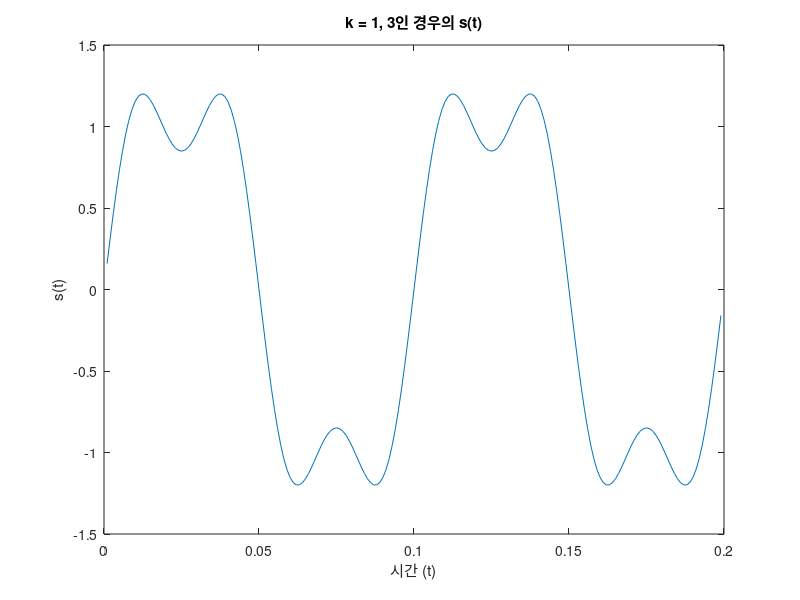
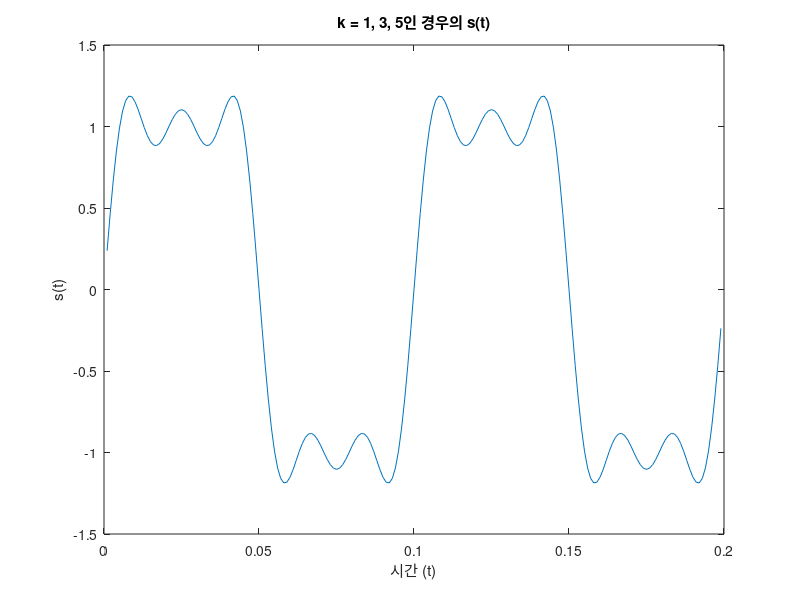
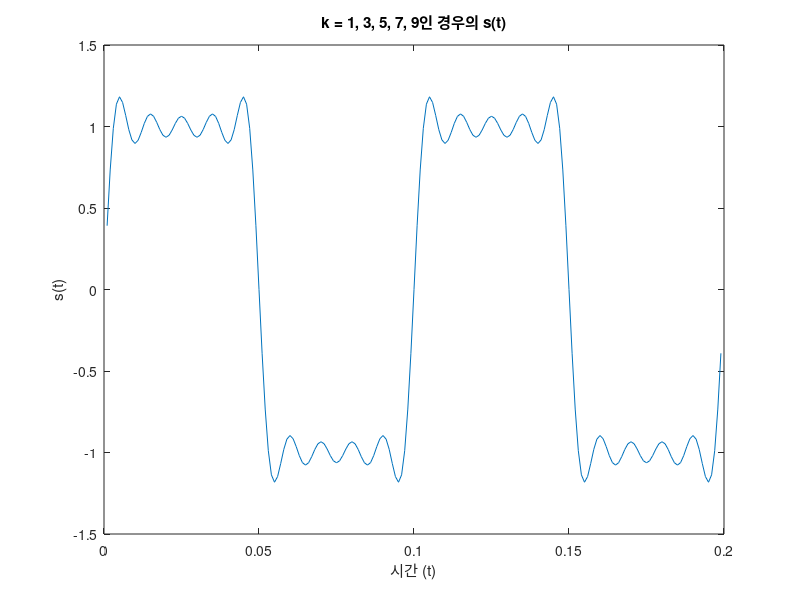
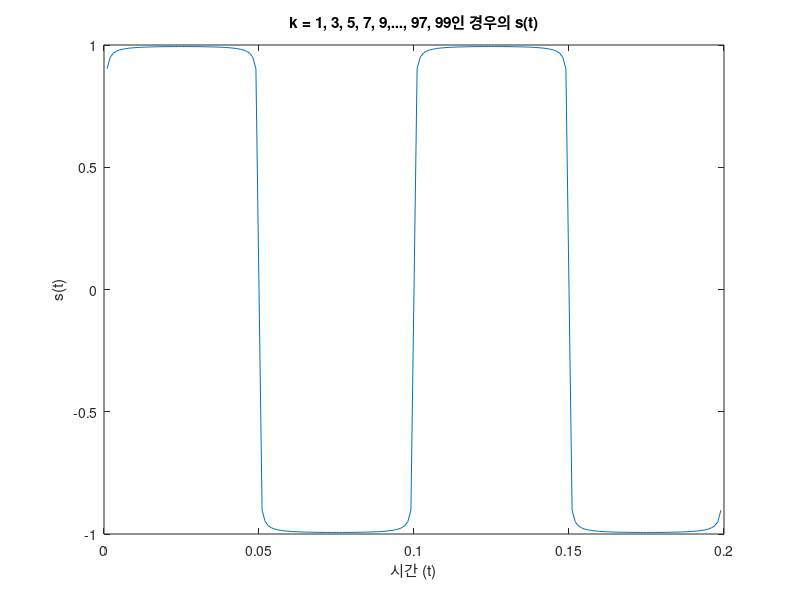

Write the MATLAB code that produced these figures, in order.
% 주어진 변수 설정
A = 1;
f = 10;
t = 0:0.001:0.2; % 0부터 0.4까지 0.001 간격으로
t = t(t > 0 & t < 0.2); % 0초 초과 0.4초 미만 필터링


% (a) k = 1,3인 경우
n = [1, 3];
s = zeros(size(t));
for k = n
    s = s + (4/pi) * sin(2*pi*k*f*t)/k;
end
figure; % 새로운 그래프 창을 연다
plot(t, s);
title('k = 1, 3인 경우의 s(t)');
xlabel('시간 (t)');
ylabel('s(t)');

% (b) k = 1,3,5인 경우
n = [1, 3, 5];
s = zeros(size(t));
for k = n
    s = s + (4/pi) * sin(2*pi*k*f*t)/k;
end
figure;
plot(t, s);
title('k = 1, 3, 5인 경우의 s(t)');
xlabel('시간 (t)');
ylabel('s(t)');

% (c) k = 1,3,5,7,9인 경우
n = [1, 3, 5, 7, 9];
s = zeros(size(t));
for k = n
    s = s + (4/pi) * sin(2*pi*k*f*t)/k;
end
figure;
plot(t, s);
title('k = 1, 3, 5, 7, 9인 경우의 s(t)');
xlabel('시간 (t)');
ylabel('s(t)');

% (d) k = 1,3,5,7,9,...,97,99인 경우
n = 1:2:99;
s = zeros(size(t));
for k = n
    s = s + (4/pi) * sin(2*pi*k*f*t)/k;
end
figure;
plot(t, s);
title('k = 1, 3, 5, 7, 9,..., 97, 99인 경우의 s(t)');
xlabel('시간 (t)');
ylabel('s(t)');
